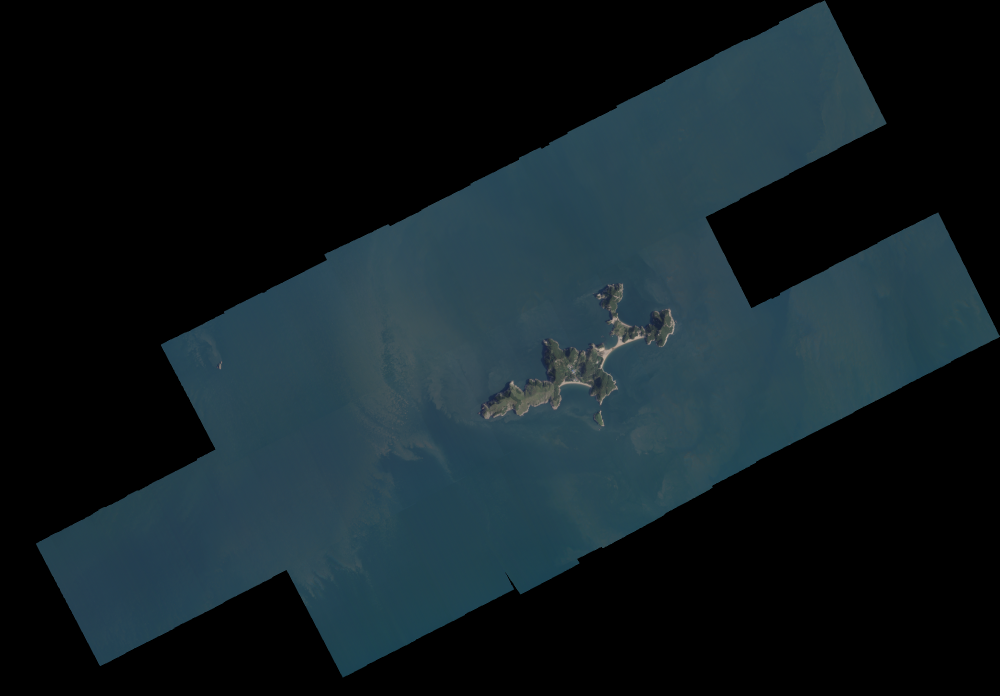
#> input picture 항공드론 해커톤/기업 배포 자료/SkySatCollect/preview_thumbnail.png, 1999 x 1391 px, found by its file name (shown at 1/2 size)
$ python extract_coastline.py
#> lines starting #> are read from the running program, lines starting #| are printed output that depends on the picture; after the words box and inside, x2 and y2 are one past the last pixel; in counts of white or black regions, pixels touching at a corner belong together
"""
해안선(육지 vs 바다) 자동 추출 - 1단계 베이스라인 알고리즘
=========================================================

배경
----
이 위성사진은 RGB 3채널짜리라서(제약: NIR 밴드 없음), 흔히 쓰는 위성 해안선
추출 공식인 NDWI(Normalized Difference Water Index)를 못 씁니다. NDWI는
적외선(NIR)과 초록(Green) 밴드의 반사율 차이로 물을 구분하는 방식이라
NIR이 없으면 계산 자체가 안 되거든요.

그래서 이 스크립트는 RGB만으로 되는 "밝기/색 기반 이진분류(thresholding)"
방식을 씁니다. 육지를 판단하는 기준은 두 가지를 같이 씁니다.

    (A) 밝기: 바다/물은 대체로 어둡고, 모래/바위는 대체로 밝다
        -> 이 밝기 차이를 자동으로 딱 갈라주는 경계값(threshold)을 컴퓨터가
           스스로 찾게 합니다(Otsu's method).

    (B) 질감(texture): 바닷물은 잔잔해서 주변 픽셀끼리 밝기가 거의
        똑같습니다(매끈함). 반면 육지는 바위, 나무, 그림자, 모래 알갱이
        때문에 좁은 범위 안에서도 밝기가 들쭉날쭉합니다(울퉁불퉁함).
        그래서 "주변 픽셀들과 밝기 편차(표준편차)가 큰 픽셀"도 육지로
        잡아줍니다. 그늘진 숲처럼 (A) 밝기만으로는 바다와 구분이 안
        되는 어두운 육지를, 이 "매끈함 vs 울퉁불퉁함" 차이로 잡아내는
        겁니다.
        (참고: 처음에는 색(초록색 정도)으로 이 문제를 풀려고 했는데,
        이 위성사진은 압축된 미리보기라 숲의 초록빛과 바닷물의 초록빛이
        색 수치로는 거의 구분이 안 됐습니다. 실제로 테스트해보니 질감
        기준이 훨씬 잘 맞았습니다.)

    -> (A) 또는 (B) 둘 중 하나라도 만족하면 육지, 둘 다 아니면 물로
       분류합니다.
    -> 분류한 다음, 물 덩어리와 육지 덩어리의 "경계선"을 따라가면 그게
       곧 해안선(coastline)이 됩니다.

한계 (꼭 알아두세요)
--------------------
- 이 방법은 "빠르게 돌아가는 베이스라인"이지 최종 정답이 아닙니다.
- 그림자(저태양고도), 젖은 모래(물처럼 어둡게 보임), 파도 거품(육지처럼
  밝게 보임) 때문에 오탐이 생길 수 있습니다. 배포자료 분석에서도 이미
  "저태양고도 27도라 그림자 위험 있음"이라고 나와 있었죠.
- 나중에 시간이 되면 이 자리를 CAID 데이터셋으로 사전학습된 딥러닝
  분할 모델(U-Net 계열)로 교체하면 훨씬 정확해집니다. 지금은 데모/베이스라인
  용도로 먼저 "파이프라인이 끝까지 돌아가는 것"을 확인하는 게 목적입니다.

중요 - nodata(검은 여백) 처리
------------------------------
SkySat 영상은 위성이 비스듬한 방향으로 촬영한 "띠(strip)" 모양이라, 그걸
사각형 파일에 담으면 스트립 바깥 모서리 부분이 새까만 여백(nodata)으로
채워집니다. 이 검은 여백도 "어둡다"는 점에서 진짜 바다랑 똑같이 생겼기
때문에, 아무 처리 없이 밝기 기준으로만 나누면 검은 여백 + 바다가 한 덩어리로
묶여버리고, 그 덩어리의 "바깥 테두리"(=사진 자체의 테두리)가 마치 해안선인
것처럼 잘못 감지됩니다. 그래서 이 코드는 두 가지 조치를 취합니다.

  1) 검은 여백(nodata) 픽셀을 먼저 찾아서 분석 대상에서 제외합니다.
     (Otsu 임계값도 이 여백을 뺀 "진짜 사진 부분"만 갖고 계산합니다.)
  2) "물의 바깥 경계선"이 아니라 "육지(섬) 덩어리의 경계선"을 찾습니다.
     바다는 사진 테두리에 붙어있어서 테두리 오탐에 계속 휘말리지만,
     섬은 사방이 바다로 완전히 둘러싸인 독립된 덩어리라 테두리 문제에서
     자유롭기 때문입니다.

사용 전 준비
------------
    pip install opencv-python numpy pillow rasterio shapely

사용법
------
1) INPUT_IMAGE 에 분석할 이미지 경로를 넣으세요.
   - preview_thumbnail.png (축소 미리보기) 로 먼저 테스트해보고,
   - 잘 되면 원본 tif나 crop_full_res.png로 정밀하게 다시 돌리세요.
2) python extract_coastline.py 실행
3) 결과물:
   - coastline_overlay.png : 원본 위에 빨간 선으로 감지된 해안선을 표시
   - coastline_mask.png    : 육지(흰색) / 물+검은 여백(검정) 이진 마스크
   - coastline.geojson     : (원본이 좌표계를 가진 GeoTIFF인 경우만) 실제
                             위경도 좌표로 변환된 해안선 벡터
"""

from pathlib import Path

import numpy as np
import cv2

# ============================================================
# 설정
# ============================================================

# 분석할 이미지: 지금까지 만든 preview_thumbnail.png / crop_full_res.png /
# 또는 원본 tif 경로를 그대로 넣어도 됩니다.
INPUT_IMAGE = r"C:\Users\jihuc\OneDrive - 인하대학교\바탕 화면\프로젝트\항공드론 해커톤\기업 배포 자료\SkySatCollect\preview_thumbnail.png"

# 너무 작은 노이즈 덩어리는 무시하기 위한 최소 면적(픽셀 개수)
MIN_CONTOUR_AREA = 500

# 이 값보다 세 채널(R+G+B) 합이 작으면 "검은 여백(nodata)"으로 간주합니다.
# 완전히 0,0,0이 아니어도(압축 과정에서 살짝 값이 생길 수 있음) 걸러내도록
# 여유를 좀 둡니다. 너무 크게 잡으면 진짜 어두운 바다까지 nodata로
# 오인할 수 있으니, 결과가 이상하면 이 값을 조정해보세요.
NODATA_SUM_THRESHOLD = 15

# nodata 경계 바로 안쪽은 압축으로 인한 애매한 색(안티앨리어싱)이 섞여있을
# 수 있어서, 여백 마스크를 이만큼(픽셀) 더 두껍게 만들어 안전하게 제외합니다.
NODATA_MARGIN_PX = 5

# 질감(texture) 계산에 쓸 주변 픽셀 범위(정사각형 한 변의 픽셀 수).
# 크게 잡으면 더 넓은 범위의 밝기 편차를 보고, 작게 잡으면 더 미세한
# 편차까지 잡아냅니다. 결과가 너무 뭉뚱그려지면 줄이고, 노이즈가 많으면
# 늘려보세요.
TEXTURE_WINDOW_SIZE = 7


def load_image_as_rgb(path: str):
    """
    일반 사진 파일(png/jpg)이면 OpenCV/PIL로,
    GeoTIFF(.tif)면 rasterio로 읽습니다. GeoTIFF일 경우 좌표계 정보(transform,
    crs)도 같이 반환해서 나중에 픽셀 좌표 -> 실제 위경도 변환에 씁니다.
    """
    ext = Path(path).suffix.lower()

    if ext in (".tif", ".tiff"):
        import rasterio

        with rasterio.open(path) as src:
            band_indexes = [1, 2, 3] if src.count >= 3 else [1]
            data = src.read(band_indexes)
            transform = src.transform
            crs = src.crs
        rgb = np.transpose(data, (1, 2, 0))
        return rgb, transform, crs
    else:
        from PIL import Image

        img = Image.open(path).convert("RGB")
#> img is the input picture: PIL image 1999x1391 RGB; mean R, G, B 18.4, 30.1, 35
        return np.array(img), None, None


def compute_valid_mask(rgb: np.ndarray) -> np.ndarray:
    """
    '진짜 사진이 있는 영역(1)' vs '검은 여백/nodata(0)'을 구분하는 마스크입니다.
    R+G+B 합이 아주 작은(거의 새까만) 픽셀을 여백으로 간주하고,
    그 여백 주변까지 약간 더 넓게 깎아내서(erode) 경계 부분의 애매한
    색까지 안전하게 제외합니다.
    """
    channel_sum = rgb.astype(np.int32).sum(axis=2)
    valid = (channel_sum > NODATA_SUM_THRESHOLD).astype(np.uint8) * 255

    if NODATA_MARGIN_PX > 0:
        kernel = np.ones((NODATA_MARGIN_PX * 2 + 1, NODATA_MARGIN_PX * 2 + 1), np.uint8)
        valid = cv2.erode(valid, kernel)

    valid_ratio = valid.mean() / 255
    print(f"유효 영역(검은 여백 제외) 비율: {valid_ratio * 100:.1f}%")
    return valid


def compute_texture_mask(gray: np.ndarray, valid_mask: np.ndarray, ksize: int = TEXTURE_WINDOW_SIZE) -> np.ndarray:
    """
    '주변 픽셀과 밝기 편차가 큰(울퉁불퉁한) 픽셀'을 찾습니다.
    바다는 잔잔해서 편차가 작고, 육지는 바위/나무/그림자 때문에 편차가 큽니다.
    그늘진 숲처럼 밝기 자체는 어두워서 (A) 기준만으로는 바다와 구분이 안 되는
    육지를 이걸로 잡아냅니다.

    계산 방법: 각 픽셀 주변 ksize x ksize 범위의 표준편차를 구합니다.
    (평균의 제곱과 제곱의 평균 차이로 분산을 구하는 방식이라 빠릅니다.)
    임계값은 Otsu's method로 valid_mask 안쪽 픽셀만 갖고 자동 계산합니다.
    """
    gray_f = gray.astype(np.float32)
    mean = cv2.blur(gray_f, (ksize, ksize))
    sq_mean = cv2.blur(gray_f * gray_f, (ksize, ksize))
    variance = np.clip(sq_mean - mean * mean, 0, None)
    local_std = np.sqrt(variance)

    # Otsu 계산을 위해 0~255 범위로 정규화 (편차가 40을 넘는 경우는 40으로 자름)
    capped = np.clip(local_std, 0, 40)
    texture_u8 = (capped / 40 * 255).astype(np.uint8)

    valid_texture = texture_u8[valid_mask > 0]
    threshold_value, _ = cv2.threshold(
        valid_texture.reshape(1, -1), 0, 255, cv2.THRESH_BINARY + cv2.THRESH_OTSU
    )
    print(f"자동 계산된 질감 임계값(Otsu, 편차 0~40 스케일): {threshold_value:.1f} "
          f"(실제 표준편차 기준 약 {threshold_value / 255 * 40:.1f})")

    return (texture_u8 > threshold_value).astype(np.uint8) * 255


def compute_land_water_masks(rgb: np.ndarray, valid_mask: np.ndarray):
    """
    RGB 이미지에서 '육지(1) vs 물(0)' 이진 마스크를 계산합니다.
    valid_mask로 표시된 "진짜 사진 영역"의 픽셀만 갖고 밝기 경계값을
    계산해서, 검은 여백 때문에 임계값이 엉뚱하게 계산되는 걸 막습니다.

    단계:
      1) 그레이스케일(밝기)로 변환
      2) 노이즈를 줄이기 위해 살짝 블러 처리
      3) 유효 영역 픽셀만 뽑아서 Otsu's method로 밝기 임계값 자동 계산
      4) 그 값보다 밝은 픽셀 = 육지 (단, 유효 영역 안에서만)  ... (A) 밝기 기준
      5) 주변과 밝기 편차가 큰(울퉁불퉁한) 픽셀도 육지로 추가  ... (B) 질감 기준
         -> 그늘진 숲처럼 어두워서 (A)만으로는 놓치는 육지를 보완
      6) (A) 또는 (B) 를 합쳐서 최종 육지 마스크로 삼고,
         작은 노이즈 덩어리 제거 (morphology: opening/closing)
    """
    gray = cv2.cvtColor(rgb, cv2.COLOR_RGB2GRAY)
    blurred = cv2.GaussianBlur(gray, (5, 5), 0)

    valid_pixels = blurred[valid_mask > 0]
    if valid_pixels.size == 0:
        raise ValueError("유효한(검은 여백이 아닌) 픽셀이 하나도 없습니다. NODATA_SUM_THRESHOLD를 낮춰보세요.")

    # Otsu 임계값을 "유효 영역 픽셀들의 밝기 분포"만으로 계산
    # (cv2.threshold는 이미지 전체가 필요하므로, 1차원 배열을 1행짜리 이미지로 넣어줍니다)
    threshold_value, _ = cv2.threshold(
        valid_pixels.reshape(1, -1), 0, 255, cv2.THRESH_BINARY + cv2.THRESH_OTSU
    )
    print(f"자동 계산된 밝기 임계값(Otsu, 여백 제외): {threshold_value:.1f}")

    bright_mask = (blurred > threshold_value).astype(np.uint8) * 255
    texture_mask = compute_texture_mask(gray, valid_mask)
    print(f"밝기 기준 육지 비율: {(bright_mask > 0).mean() * 100:.1f}% / "
          f"질감 기준 육지 비율: {(texture_mask > 0).mean() * 100:.1f}%")

    # (A) 밝음 OR (B) 울퉁불퉁함 -> 육지
    land_mask = cv2.bitwise_or(bright_mask, texture_mask)
    land_mask = cv2.bitwise_and(land_mask, valid_mask)  # 여백 영역은 강제로 "육지 아님" 처리

    water_mask = cv2.bitwise_not(land_mask)
    water_mask = cv2.bitwise_and(water_mask, valid_mask)  # 시각화/참고용 (여백은 제외)

    # 노이즈 제거: 작은 구멍 메우기 + 작은 점 없애기
    kernel = np.ones((5, 5), np.uint8)
    land_mask = cv2.morphologyEx(land_mask, cv2.MORPH_CLOSE, kernel)
    land_mask = cv2.morphologyEx(land_mask, cv2.MORPH_OPEN, kernel)

    return land_mask, water_mask


def extract_coastline_contours(land_mask: np.ndarray, min_area: int = MIN_CONTOUR_AREA):
    """
    육지(섬) 덩어리의 윤곽선을 찾습니다. 이게 곧 해안선입니다.
    (물 덩어리는 사진 테두리에 붙어있어서 테두리를 해안선으로 착각하기
    쉽지만, 육지는 사방이 물로 둘러싸인 독립된 덩어리라 이 문제가 없습니다.)
    """
    contours, _ = cv2.findContours(
        land_mask, cv2.RETR_EXTERNAL, cv2.CHAIN_APPROX_SIMPLE
    )
    # 너무 작은(파도 거품 등 노이즈성) 윤곽선은 제거
    contours = [c for c in contours if cv2.contourArea(c) >= min_area]
    print(f"감지된 해안선(섬) 개수: {len(contours)}개 (면적 {min_area}px 이상만)")
    return contours


def save_overlay(rgb: np.ndarray, contours, out_path: str) -> None:
    """원본 사진 위에 감지된 해안선을 빨간 선으로 그려서 저장합니다."""
    overlay = rgb.copy()
    cv2.drawContours(overlay, contours, -1, (255, 0, 0), thickness=3)
    from PIL import Image

    Image.fromarray(overlay).save(out_path)
    print(f"오버레이 이미지 저장 -> {out_path}")


def save_mask(land_mask: np.ndarray, out_path: str) -> None:
    """육지(흰색) / 물+여백(검정) 이진 마스크를 저장합니다."""
    from PIL import Image

    Image.fromarray(land_mask).save(out_path)
    print(f"이진 마스크 저장 -> {out_path}")


# [38 lines left out: function save_geojson, not called in this run]


if __name__ == "__main__":
    if not Path(INPUT_IMAGE).exists():
        print(f"파일을 찾을 수 없습니다: {INPUT_IMAGE}")
        print("INPUT_IMAGE 변수를 실제 파일 경로로 수정해주세요.")
    else:
        out_dir = Path(INPUT_IMAGE).parent

        rgb, transform, crs = load_image_as_rgb(INPUT_IMAGE)
        print(f"이미지 로드 완료: {rgb.shape[1]} x {rgb.shape[0]} px")
#| 이미지 로드 완료: 1999 x 1391 px

        valid_mask = compute_valid_mask(rgb)
#> in compute_valid_mask, `valid = cv2.erode(valid, kernel)`:
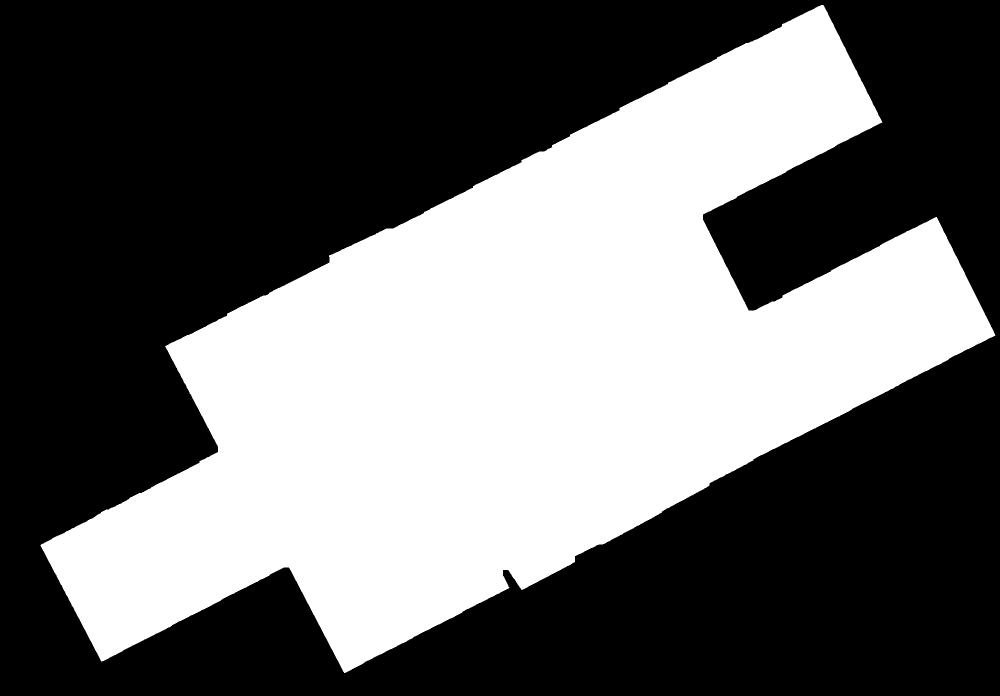
#> valid: shape (1391, 1999) (shown at 1/2 size); 40.4% white; 1 white region, box (x1, y1, x2, y2) and area: (81, 10, 1991, 1346) 1123688
#> in compute_valid_mask, `valid_ratio = valid.mean() / 255`: valid_ratio = 0.404
#| 유효 영역(검은 여백 제외) 비율: 40.4%
        land_mask, water_mask = compute_land_water_masks(rgb, valid_mask)
#> in compute_land_water_masks, `gray = cv2.cvtColor(rgb, cv2.COLOR_RGB2GRAY)`:
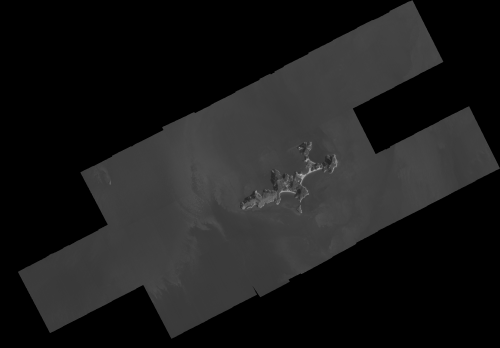
#> gray: shape (1391, 1999) (shown at 1/4 size); min 0, max 193, mean 27.1
#> in compute_land_water_masks, `threshold_value, _ = cv2.threshold( valid_pixels.reshape(1, -1), 0, 25..`: threshold_value = 84
#| 자동 계산된 밝기 임계값(Otsu, 여백 제외): 84.0
#> in compute_texture_mask, `local_std = np.sqrt(variance)`:
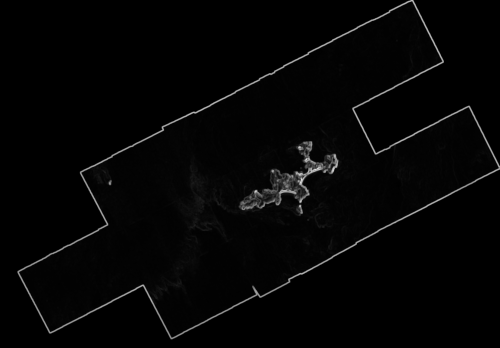
#> local_std: shape (1391, 1999) float32 (shown at 1/4 size); min 0, max 45.7, mean 0.9; drawn with min black and max white
#> in compute_texture_mask, `threshold_value, _ = cv2.threshold( valid_texture.reshape(1, -1), 0, 2..`: threshold_value = 60
#| 자동 계산된 질감 임계값(Otsu, 편차 0~40 스케일): 60.0 (실제 표준편차 기준 약 9.4)
#| 밝기 기준 육지 비율: 0.4% / 질감 기준 육지 비율: 2.4%
#> in compute_land_water_masks, `water_mask = cv2.bitwise_not(land_mask)`:
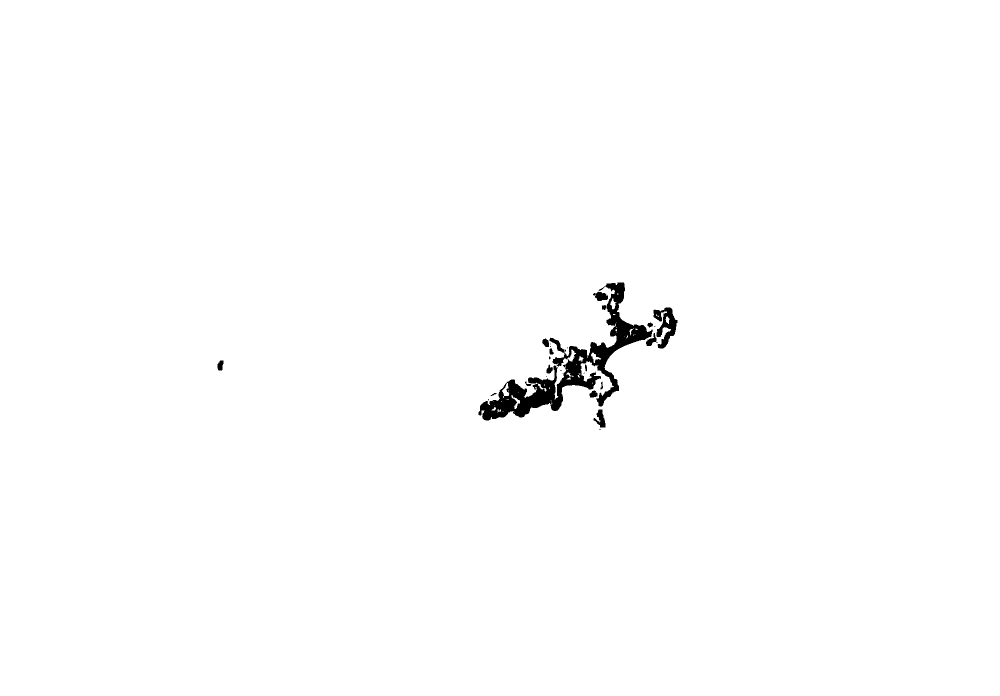
#> water_mask: shape (1391, 1999) (shown at 1/2 size); 99.2% white; 33 black regions (17 under 20 px), largest, box (x1, y1, x2, y2) and area: (957, 565, 1306, 841) 18952, (1307, 615, 1355, 697) 1901, (1187, 819, 1211, 855) 454
#> in compute_land_water_masks, `land_mask = cv2.morphologyEx(land_mask, cv2.MORPH_OPEN, kernel)`:
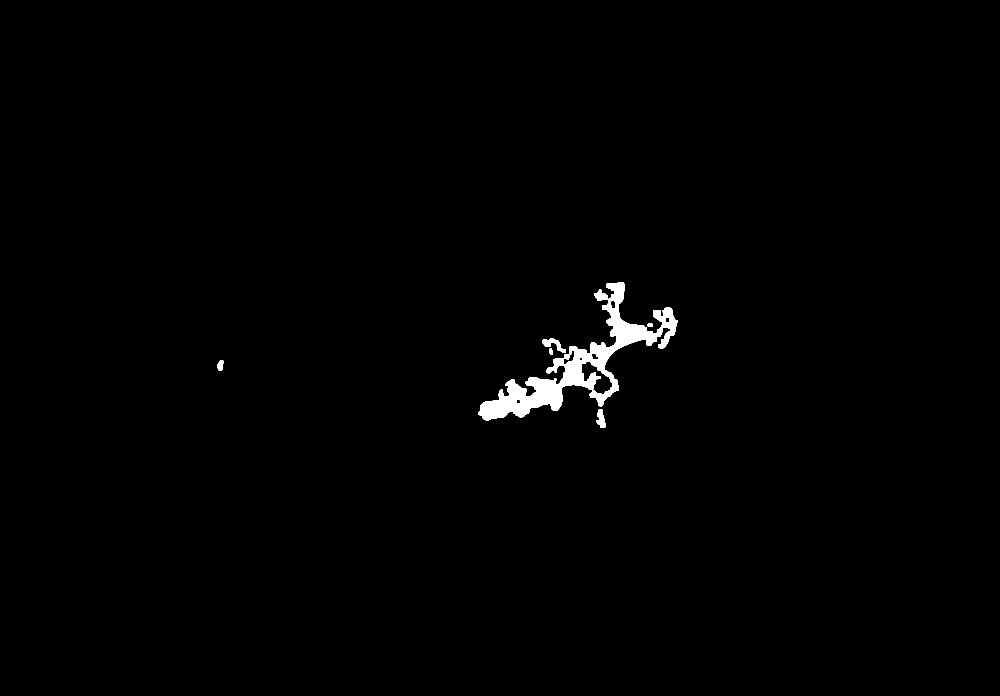
#> land_mask: shape (1391, 1999) (shown at 1/2 size); 0.87% white; 8 white regions
        contours = extract_coastline_contours(land_mask)
#> in extract_coastline_contours, `contours, _ = cv2.findContours( land_mask, cv2.RETR_EXTERNAL, cv2.CHAI..`: contours = 8 contours; box (x1, y1, x2, y2) and area: (957, 565, 1355, 841) 21334, (1093, 716, 1127, 747) 497, (1085, 676, 1132, 706) 481, (1193, 819, 1211, 855) 390, (1188, 579, 1216, 602) 358, (435, 721, 447, 741) 162, (1099, 697, 1106, 709) 56, (1295, 646, 1306, 653) 56
#> in extract_coastline_contours, `contours = [c for c in contours if cv2.contourArea(c) >= min_area]`: contours = 1 contour; box (x1, y1, x2, y2) and area: (957, 565, 1355, 841) 21334
#| 감지된 해안선(섬) 개수: 1개 (면적 500px 이상만)

        save_mask(land_mask, str(out_dir / "coastline_mask.png"))
        save_overlay(rgb, contours, str(out_dir / "coastline_overlay.png"))
#> in save_overlay, `cv2.drawContours(overlay, contours, -1, (255, 0, 0), thickness=3)`:
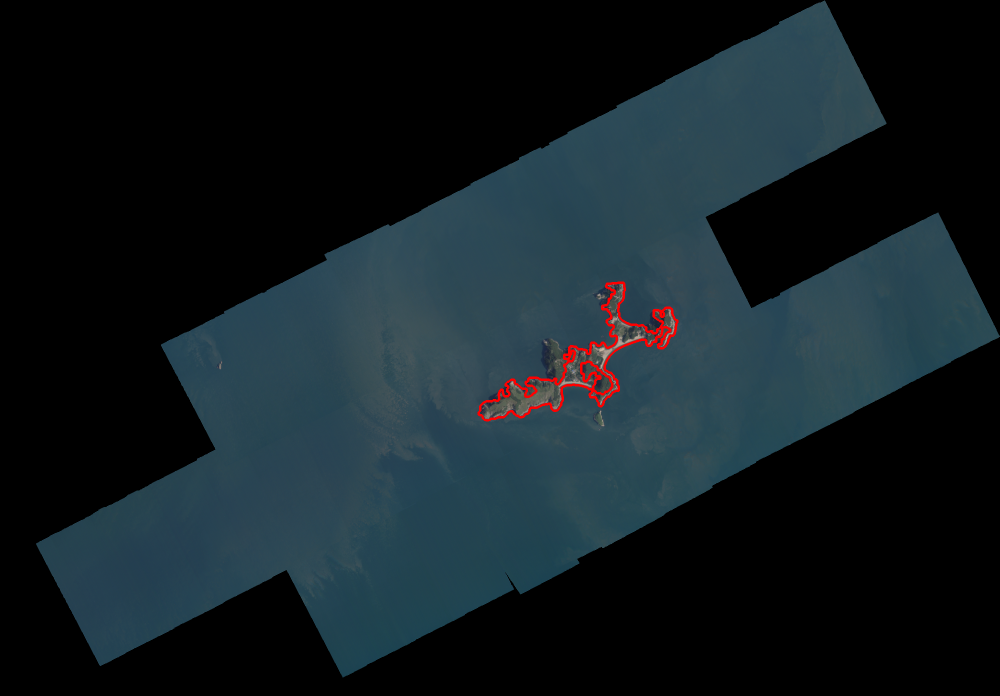
#> overlay: shape (1391, 1999, 3) (shown at 1/2 size); 0.37% of pixels changed, all inside (x1, y1, x2, y2) = (955, 563, 1357, 843)

        if transform is not None:
            try:
                save_geojson(contours, transform, crs, str(out_dir / "coastline.geojson"))
            except ImportError:
                print("pyproj가 없어 GeoJSON 변환을 건너뜁니다. 'pip install pyproj'로 설치 가능합니다.")
